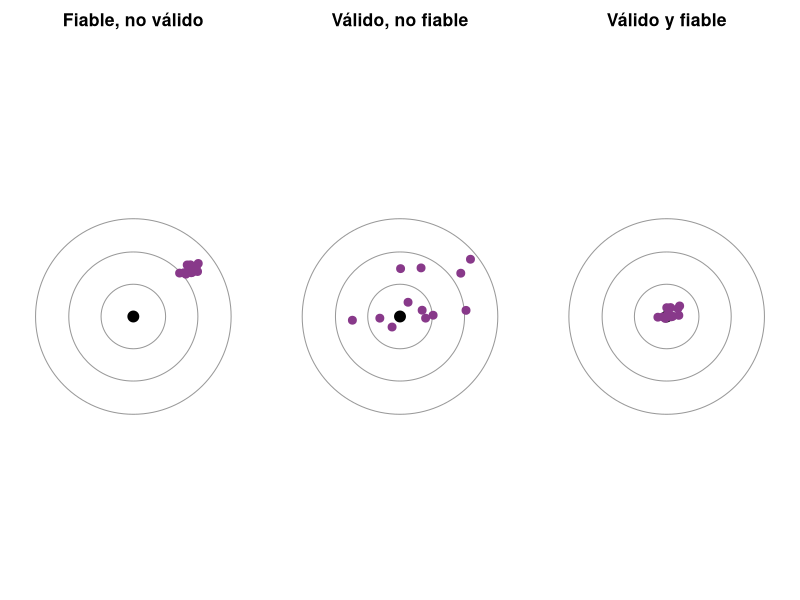
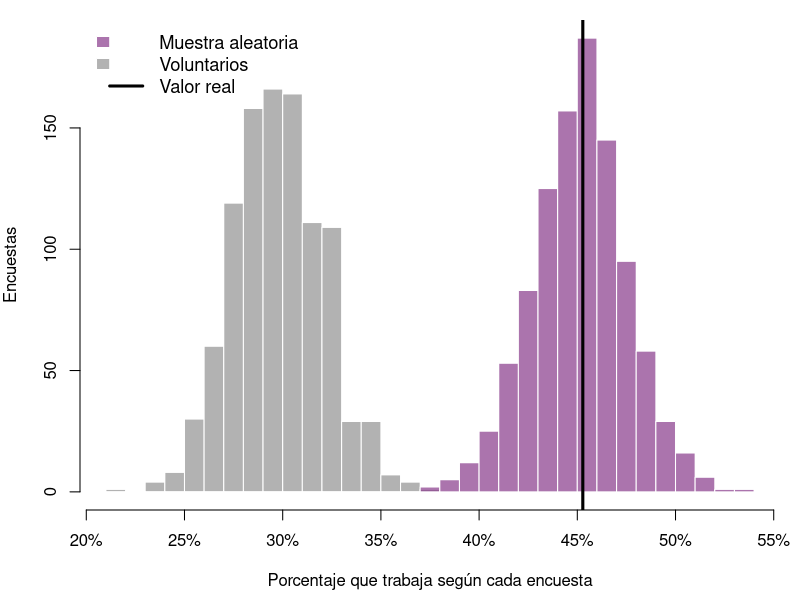

The R source for these figures, in order:
## ---- chunk 1
knitr::opts_chunk$set(echo = FALSE, dpi = 200, warning = FALSE, message = FALSE)
## ---- chunk 2
# Población ficticia de 10,000 estudiantes. La motivación no se observa,
# pero influye en todo: en si trabajan, en si contestan encuestas,
# en si se inscriben a un taller y en sus calificaciones.
set.seed(2027)
n_pob <- 10000
motivacion <- rnorm(n_pob)
trabaja <- rbinom(n_pob, 1, plogis(-0.2 - 0.8 * motivacion))

# A. Estimar qué porcentaje trabaja, repitiendo 1,000 veces cada método.
#    Voluntarios: contestan más quienes tienen más motivación.
prob_contestar <- plogis(-2 + 1.5 * motivacion)
est_aleatoria <- replicate(1000, mean(trabaja[sample(n_pob, 400)]))
est_voluntaria <- replicate(1000, mean(trabaja[sample(n_pob, 400, prob = prob_contestar)]))
real_trabaja <- mean(trabaja)

# B. Efecto de un taller de redacción en la calificación (efecto real: +0.3).
efecto_real <- 0.3
calif_base <- 7.5 + 0.8 * motivacion + rnorm(n_pob, sd = 0.5)
# Autoselección: se inscriben sobre todo quienes tienen más motivación.
taller_elegido <- rbinom(n_pob, 1, plogis(1.5 * motivacion))
# Sorteo: una moneda decide quién toma el taller.
taller_sorteo <- rbinom(n_pob, 1, 0.5)
calif_elegido <- calif_base + efecto_real * taller_elegido
calif_sorteo  <- calif_base + efecto_real * taller_sorteo
dif_elegido <- mean(calif_elegido[taller_elegido == 1]) - mean(calif_elegido[taller_elegido == 0])
dif_sorteo  <- mean(calif_sorteo[taller_sorteo == 1]) - mean(calif_sorteo[taller_sorteo == 0])
mot_elegido <- tapply(motivacion, taller_elegido, mean)
mot_sorteo  <- tapply(motivacion, taller_sorteo, mean)

pct <- function(x) paste0(format(round(100 * x, 1), nsmall = 1), " %")
num <- function(x) format(round(x, 2), nsmall = 2)
## ---- chunk 3
op <- par(mfrow = c(1, 3), mar = c(0.5, 0.5, 3, 0.5))
diana <- function(titulo, cx, cy, dispersion) {
  plot(NA, xlim = c(-1.2, 1.2), ylim = c(-1.2, 1.2), asp = 1,
       axes = FALSE, xlab = "", ylab = "", main = titulo, cex.main = 1.6)
  for (r in c(1, 0.66, 0.33)) symbols(0, 0, circles = r, inches = FALSE, add = TRUE, fg = "grey60")
  points(0, 0, pch = 19, cex = 2.2)
  set.seed(4)
  points(cx + rnorm(12, sd = dispersion), cy + rnorm(12, sd = dispersion),
         pch = 19, col = "#88398a", cex = 1.6)
}
diana("Fiable, no válido", 0.55, 0.45, 0.06)
diana("Válido, no fiable", 0, 0, 0.38)
diana("Válido y fiable", 0, 0, 0.07)
par(op)
## ---- chunk 4
op <- par(mar = c(4.5, 4, 1, 1))
rango <- range(c(est_aleatoria, est_voluntaria, real_trabaja))
cortes <- seq(floor(rango[1] * 100) / 100, ceiling(rango[2] * 100) / 100, by = 0.01)
hist(est_voluntaria, breaks = cortes, col = adjustcolor("grey50", 0.6), border = "white",
     main = "", xlab = "Porcentaje que trabaja según cada encuesta", ylab = "Encuestas",
     xaxt = "n", ylim = c(0, max(hist(est_aleatoria, breaks = cortes, plot = FALSE)$counts,
                                 hist(est_voluntaria, breaks = cortes, plot = FALSE)$counts)))
hist(est_aleatoria, breaks = cortes, col = adjustcolor("#88398a", 0.7), border = "white", add = TRUE)
axis(1, at = pretty(cortes), labels = paste0(100 * pretty(cortes), "%"))
abline(v = real_trabaja, lwd = 3)
legend("topleft", bty = "n", cex = 1.1,
       legend = c("Muestra aleatoria", "Voluntarios", "Valor real"),
       fill = c(adjustcolor("#88398a", 0.7), adjustcolor("grey50", 0.6), NA),
       border = c("white", "white", NA), lty = c(NA, NA, 1), lwd = c(NA, NA, 3))
par(op)
